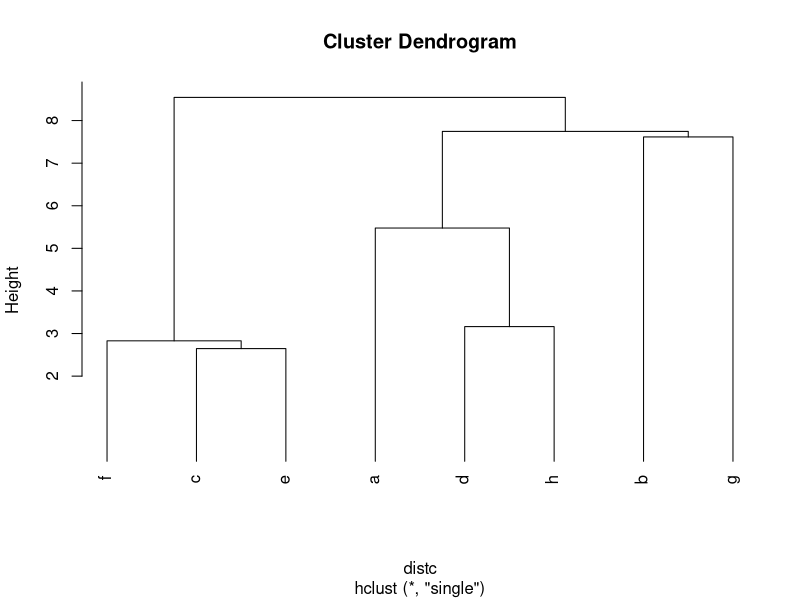
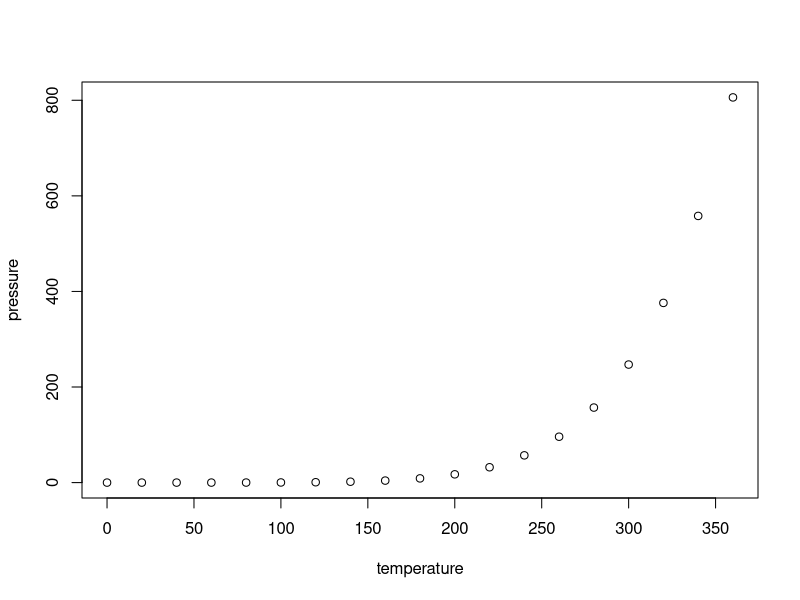

Source code (R) for these figures, in order:
## ---- chunk 1
knitr::opts_chunk$set(echo = TRUE)
distance_matrix <- matrix(c(0, 5, 8, 4, 7, 7, 8, 2,
5, 0, 6, 4, 5, 4, 3, 4,
8, 6, 0, 5, 1, 2, 7, 6,
4, 4, 5, 0, 4, 4, 7, 1,
7, 5, 1, 4, 0, 1, 7, 5,
7, 4, 2, 4, 1, 0, 5, 5,
8, 3, 7, 7, 7, 5, 0, 8,
2, 4, 6, 1, 5, 5, 8, 0), nrow=8, byrow=TRUE)

# Column and row names
colnames(distance_matrix) <- letters[1:8]
rownames(distance_matrix) <- letters[1:8]
distc= dist(distance_matrix)
hc =hclust(distc, method = 'single')
plot(hc, hang = -1)

## ---- chunk 2
summary(cars)
## ---- chunk 3
plot(pressure)
